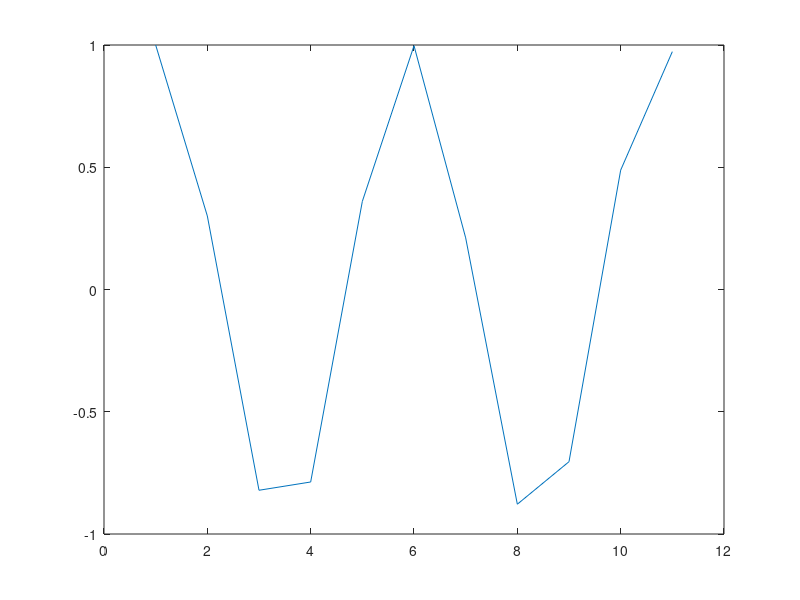

Write MATLAB code to recreate this figure.
clc;
t0 = 0;
t1 = 0.63;
samp_rate = 100;
f0 = 20;
f1 = 20.63;
shift_N = 10;
t = t0: 1/samp_rate : t1;
NumberPonit = length(t);
f_step =  (f1 - f0 + 0.1)/NumberPonit;
t_step =  (t1 - t0 + 0.01)/NumberPonit;
f_shift = shift_N * f_step;
t_shift = shift_N * t_step;
tt = t0 : 1/samp_rate : (t0 + t_shift); 
y1 = chirp (tt , f0 + f_shift , t0 + t_shift , f1);
y1_angl=(180 * angle(y1(shift_N)))/pi;
tt1 = (t0 + t_shift + t_step): 1/samp_rate : t1;
y2 = chirp (tt1 , f0 , t1 , f1 - f_step ,'linear' , 30);
yy = [y1,y2];
y3 = chirp (tt , f0 + f_shift , t0 + t_shift , f1 , 'linear' , -90);
y4 = chirp (tt1 , f0 , t1 , f1 - f_step ,'linear' , y1_angl-90);
yy1 = [y3,y4];
ComplexSignal= yy + sqrt(-1)*yy1;
c1 = y1 + sqrt(-1)*y3;
c2 = y2 + sqrt(-1)*y4;
ang1 = (180*acos(y2(1)))/pi;
ang2 = (180*acos(y2(53)))/pi;
plot(y1)